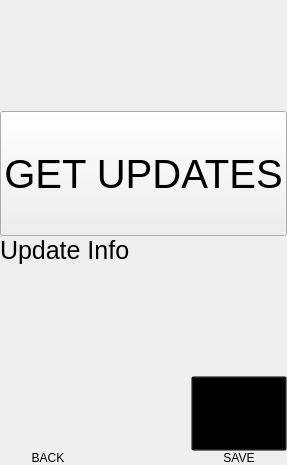
      <widget class="QWidget" name="updatePage">
       <layout class="QVBoxLayout" name="verticalLayout_21">
        <property name="spacing">
         <number>0</number>
        </property>
        <property name="leftMargin">
         <number>0</number>
        </property>
        <property name="topMargin">
         <number>0</number>
        </property>
        <property name="rightMargin">
         <number>0</number>
        </property>
        <property name="bottomMargin">
         <number>0</number>
        </property>
        <item>
         <spacer name="verticalSpacer_7">
          <property name="orientation">
           <enum>Qt::Vertical</enum>
          </property>
          <property name="sizeHint" stdset="0">
           <size>
            <width>20</width>
            <height>111</height>
           </size>
          </property>
         </spacer>
        </item>
        <item>
         <widget class="QPushButton" name="getUpdateButton">
          <property name="sizePolicy">
           <sizepolicy hsizetype="Minimum" vsizetype="Fixed">
            <horstretch>0</horstretch>
            <verstretch>0</verstretch>
           </sizepolicy>
          </property>
          <property name="minimumSize">
           <size>
            <width>0</width>
            <height>125</height>
           </size>
          </property>
          <property name="font">
           <font>
            <pointsize>30</pointsize>
           </font>
          </property>
          <property name="text">
           <string>GET UPDATES</string>
          </property>
          <property name="icon">
           <iconset resource="resource.qrc">
            <normaloff>:/image_resources/image_resources/select_icon.png</normaloff>:/image_resources/image_resources/select_icon.png</iconset>
          </property>
          <property name="iconSize">
           <size>
            <width>48</width>
            <height>48</height>
           </size>
          </property>
         </widget>
        </item>
        <item>
         <widget class="QLabel" name="label_21">
          <property name="font">
           <font>
            <pointsize>19</pointsize>
           </font>
          </property>
          <property name="text">
           <string>Update Info</string>
          </property>
         </widget>
        </item>
        <item>
         <spacer name="verticalSpacer_8">
          <property name="orientation">
           <enum>Qt::Vertical</enum>
          </property>
          <property name="sizeHint" stdset="0">
           <size>
            <width>20</width>
            <height>111</height>
           </size>
          </property>
         </spacer>
        </item>
        <item>
         <layout class="QHBoxLayout" name="horizontalLayout_11">
          <item>
           <widget class="QWidget" name="exitButton_5" native="true">
            <property name="sizePolicy">
             <sizepolicy hsizetype="Expanding" vsizetype="Minimum">
              <horstretch>0</horstretch>
              <verstretch>0</verstretch>
             </sizepolicy>
            </property>
            <property name="minimumSize">
             <size>
              <width>80</width>
              <height>0</height>
             </size>
            </property>
            <layout class="QVBoxLayout" name="verticalLayout_20">
             <property name="spacing">
              <number>0</number>
             </property>
             <property name="leftMargin">
              <number>0</number>
             </property>
             <property name="topMargin">
              <number>0</number>
             </property>
             <property name="rightMargin">
              <number>0</number>
             </property>
             <property name="bottomMargin">
              <number>0</number>
             </property>
             <item>
              <widget class="QPushButton" name="exitUpdateButton">
               <property name="sizePolicy">
                <sizepolicy hsizetype="Expanding" vsizetype="Maximum">
                 <horstretch>0</horstretch>
                 <verstretch>0</verstretch>
                </sizepolicy>
               </property>
               <property name="minimumSize">
                <size>
                 <width>0</width>
                 <height>75</height>
                </size>
               </property>
               <property name="maximumSize">
                <size>
                 <width>16777215</width>
                 <height>16777215</height>
                </size>
               </property>
               <property name="styleSheet">
                <string notr="true">background: transparent;</string>
               </property>
               <property name="text">
                <string/>
               </property>
               <property name="icon">
                <iconset resource="resource.qrc">
                 <normaloff>:/image_resources/image_resources/back_icon.png</normaloff>:/image_resources/image_resources/back_icon.png</iconset>
               </property>
               <property name="iconSize">
                <size>
                 <width>48</width>
                 <height>48</height>
                </size>
               </property>
               <property name="default">
                <bool>false</bool>
               </property>
               <property name="flat">
                <bool>true</bool>
               </property>
              </widget>
             </item>
             <item>
              <widget class="QLabel" name="label_12">
               <property name="sizePolicy">
                <sizepolicy hsizetype="Preferred" vsizetype="Minimum">
                 <horstretch>0</horstretch>
                 <verstretch>0</verstretch>
                </sizepolicy>
               </property>
               <property name="text">
                <string>BACK</string>
               </property>
               <property name="alignment">
                <set>Qt::AlignCenter</set>
               </property>
              </widget>
             </item>
            </layout>
           </widget>
          </item>
          <item>
           <widget class="QWidget" name="selectButton_5" native="true">
            <property name="sizePolicy">
             <sizepolicy hsizetype="Preferred" vsizetype="Minimum">
              <horstretch>0</horstretch>
              <verstretch>0</verstretch>
             </sizepolicy>
            </property>
            <layout class="QHBoxLayout" name="horizontalLayout_17">
             <item>
              <spacer name="horizontalSpacer_10">
               <property name="orientation">
                <enum>Qt::Horizontal</enum>
               </property>
               <property name="sizeHint" stdset="0">
                <size>
                 <width>40</width>
                 <height>20</height>
                </size>
               </property>
              </spacer>
             </item>
            </layout>
           </widget>
          </item>
          <item>
           <widget class="QWidget" name="nextButton_8" native="true">
            <property name="sizePolicy">
             <sizepolicy hsizetype="Expanding" vsizetype="Minimum">
              <horstretch>0</horstretch>
              <verstretch>0</verstretch>
             </sizepolicy>
            </property>
            <property name="minimumSize">
             <size>
              <width>70</width>
              <height>0</height>
             </size>
            </property>
            <layout class="QVBoxLayout" name="verticalLayout_40">
             <property name="spacing">
              <number>0</number>
             </property>
             <property name="leftMargin">
              <number>0</number>
             </property>
             <property name="topMargin">
              <number>0</number>
             </property>
             <property name="rightMargin">
              <number>0</number>
             </property>
             <property name="bottomMargin">
              <number>0</number>
             </property>
             <item>
              <widget class="QPushButton" name="saveUpdateButton">
               <property name="sizePolicy">
                <sizepolicy hsizetype="Expanding" vsizetype="Maximum">
                 <horstretch>0</horstretch>
                 <verstretch>0</verstretch>
                </sizepolicy>
               </property>
               <property name="minimumSize">
                <size>
                 <width>0</width>
                 <height>75</height>
                </size>
               </property>
               <property name="styleSheet">
                <string notr="true">background: transparent;</string>
               </property>
               <property name="text">
                <string/>
               </property>
               <property name="icon">
                <iconset resource="resource.qrc">
                 <normaloff>:/image_resources/image_resources/save-icon.png</normaloff>:/image_resources/image_resources/save-icon.png</iconset>
               </property>
               <property name="iconSize">
                <size>
                 <width>48</width>
                 <height>48</height>
                </size>
               </property>
              </widget>
             </item>
             <item>
              <widget class="QLabel" name="nextLabel_8">
               <property name="sizePolicy">
                <sizepolicy hsizetype="Expanding" vsizetype="Minimum">
                 <horstretch>0</horstretch>
                 <verstretch>0</verstretch>
                </sizepolicy>
               </property>
               <property name="maximumSize">
                <size>
                 <width>16777215</width>
                 <height>16777215</height>
                </size>
               </property>
               <property name="text">
                <string>SAVE</string>
               </property>
               <property name="alignment">
                <set>Qt::AlignCenter</set>
               </property>
               <property name="wordWrap">
                <bool>true</bool>
               </property>
              </widget>
             </item>
            </layout>
           </widget>
          </item>
         </layout>
        </item>
       </layout>
      </widget>
